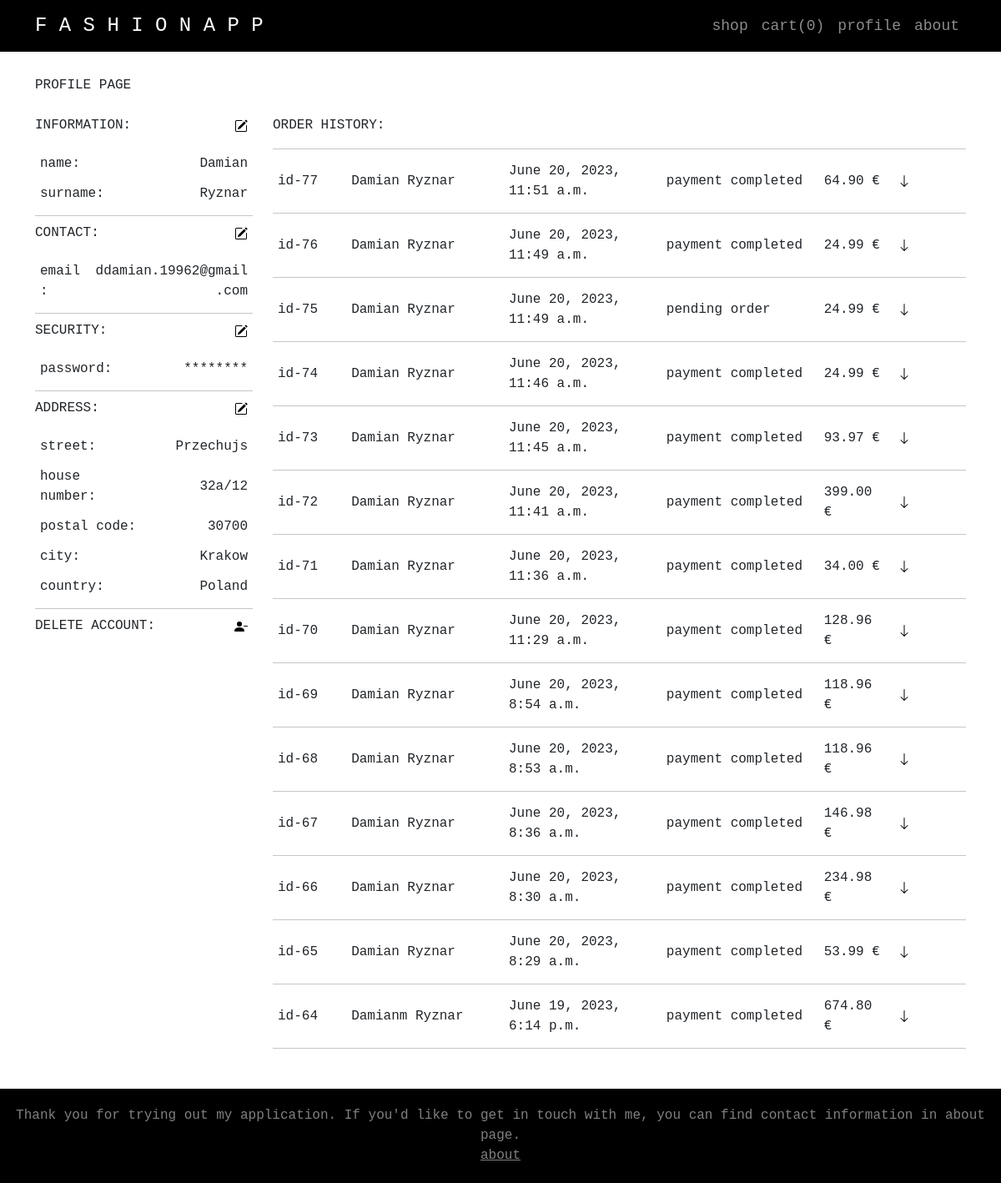
/user/ (signed in), run on an earlier commit of the app's database.
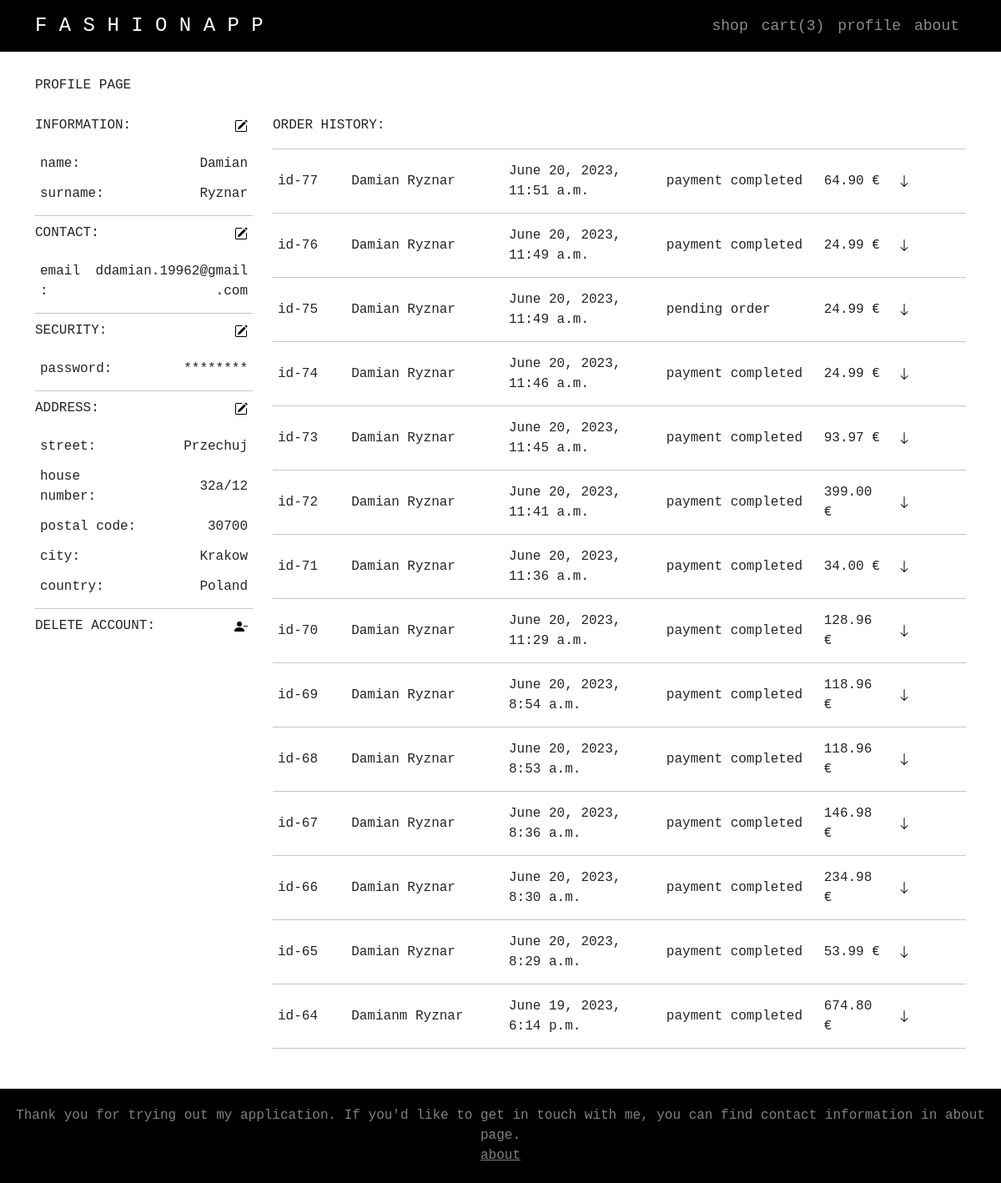
And on a later commit of the database.
### user/models.py (models this page shows)
class UserAddress(models.Model):
    user_id = models.ForeignKey(User, on_delete=models.CASCADE)
    country = models.CharField(max_length=56)
    city = models.CharField(max_length=128)
    postal = models.CharField(max_length=16)
    street = models.CharField(max_length=128)
    number = models.CharField(max_length=16)

### user/views.py (the view)
# urls.py: path("", views.profile, name="profile"),
@login_required
def profile(request):
    return render(request, "user/profile.html", {
        "user_address": get_user_address(request),
        "orders": get_user_orders(request),
        "cart": Cart.get_cart_items(request)
    })

### user/helpers.py (called while the page is built)
def get_user_address(request):
    try:
        address = UserAddress.objects.get(user_id=request.user.id)
    except ObjectDoesNotExist:
        address = None
    return address

def get_user_orders(request):
    orders_list = []
    orders = Order.objects.filter(user_id=request.user.id)
    for instance in orders:
        order = {}
        order["order_info"] = instance
        order["order_items"] = OrderedItems.objects.select_related("item_id").filter(order_id=instance.id)
        orders_list.append(order)
    return orders_list[::-1]

### user/models.py (called while the page is built, shortened)
    def overall_price(self):
        price = 0.00
        items = OrderedItems.objects.values_list("quantity", "price_piece").filter(order_id=self.id)
        for item in items:
            price += item[0] * item[1]
        return price

    def overall_price(self):
        return self.quantity * self.price_piece

    def get_cart_items(request):
        if request.user.is_authenticated:
            return (Cart.objects.select_related("item_id").filter(user_id=request.user.id), Cart.get_cart_items_quantity(request))

### user/templates/user/profile.html (shortened to what the changed rows need)
{% extends "layout_main.html" %}
{% load socialaccount %}
{% load static %}
{% block body %}
    <link href="{% static 'user/profile.css' %}" rel="stylesheet">
    <div class="container">
        <div class="row">
            <div class="col-lg-3 order-1">
                <div class="flex">
                    {% get_social_accounts user as accounts %}
                    <div>
                        <table>
                            <tr>
                                <td>street:</td>
                                <td class="text-end">{{ user_address.street }}</td>
                            </tr>
                            <tr>
                                <td>house number:</td>
                                <td class="text-end">{{ user_address.number }}</td>
                            </tr>
                            <tr>
                                <td>postal code:</td>
                                <td class="text-end">{{ user_address.postal }}</td>
                            </tr>
                            <tr>
                                <td>city:</td>
                                <td class="text-end">{{ user_address.city }}</td>
                            </tr>
                            <tr>
                                <td>country:</td>
                                <td class="text-end">{{ user_address.country }}</td>
                            </tr>
                        </table>
                    </div>
                    <br><br>
                </div>
            </div>
        </div>
    </div>
{% endblock %}

What changed in the data, as far as the page shows it:
changed UserAddress "Krakow": street "Przechujs" → "Przechuj"
Also different on the page:
{{ cart.1 }}: "0" → "3"
